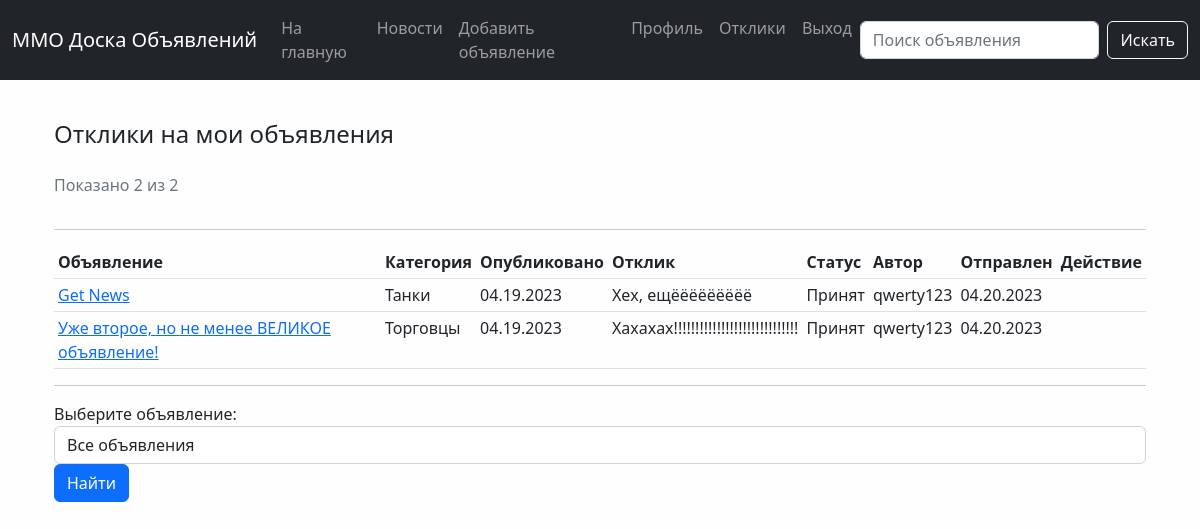
Screenshot of /replies/ (signed in) with the database file from the repository.
### board/models.py (models this page shows, shortened)
class Reply(models.Model):
    STATUSES = [
        ('C', 'Создан'),
        ('A', 'Принят'),
        ('R', 'Отклонен'),
    ]
    text = models.CharField('Отклик', max_length=100)
    status = models.CharField(
        'Статус', max_length=1,
        choices=STATUSES, default='C'
    )
    created_at = models.DateTimeField(auto_now_add=True)
    post = models.ForeignKey(
        Post,
        on_delete=models.CASCADE,
        related_name='reply',
        verbose_name='Объявление',
    )
    author = models.ForeignKey(
        User,
        on_delete=models.CASCADE,
        related_name='reply',
        verbose_name='Автор',
    )
    class Meta:
        verbose_name = 'Отклик'
        verbose_name_plural = 'Отклики'
        ordering = ['-created_at']
    def __str__(self):
        return self.text

class Post(models.Model):
    title = models.CharField(max_length=100)
    content = RichTextUploadingField()
    category = models.ForeignKey(
        'Category',
        related_name='posts',
        verbose_name='Категория',
        on_delete=models.PROTECT,
        blank=False
    )
    author = models.ForeignKey(
        User,
        related_name='posts',
        verbose_name='Автор',
        on_delete=models.CASCADE,
    )
    created_at = models.DateTimeField(
        auto_now_add=True
    )
    class Meta:
        verbose_name = 'Объявление'
        verbose_name_plural = 'Объявления'
        ordering = ['-created_at']
    def __str__(self):
        return self.title

class Category(models.Model):
    title = models.CharField(
        max_length=100,
        verbose_name='Название',
    )
    class Meta:
        verbose_name = 'Категория'
        verbose_name_plural = 'Категории'
        ordering = ['title']
    def __str__(self):
        return self.title

### board/views.py (the view, shortened to what this page needs)
# urls.py: path('replies/', ReplyList.as_view(), name='replies'),
class ReplyList(LoginRequiredMixin, ListView):
    model = Reply
    template_name = 'board/reply_list.html'
    paginate_by = 10
    context_object_name = 'replies'
    def get_queryset(self):
        self.selected_post_id = self.request.GET.get('post_id')
        replies = Reply.objects.filter(post__author=self.request.user)
        if self.selected_post_id:
            return replies.filter(post__id=self.selected_post_id)
        else:
            return replies
    def get_context_data(self, *, object_list=None, **kwargs):
        context = super().get_context_data(**kwargs)
        context['selected_post_id'] = int(self.selected_post_id) if self.selected_post_id else None
        return context

### board/templates/board/reply_list.html (shortened to what this page needs)
{% extends 'base.html' %}
{% block content %}
    <div class="container">
        <h4 class="my-4">Отклики на мои объявления</h4>
        <div class="row mb-3">
            <div class="col-6">
                <p class="text-muted">Показано {{ replies|length }} из {{ paginator.count }}</p>
            </div>
        </div>
        <hr>
        {% if replies %}
            <table class="table table-hover table-sm">
                <thead>
                <tr>
                    <th>Объявление</th>
                    <th>Категория</th>
                    <th>Опубликовано</th>
                    <th>Отклик</th>
                    <th>Статус</th>
                    <th>Автор</th>
                    <th>Отправлен</th>
                    <th>Действие</th>
                </tr>
                </thead>
                <tbody>
                {% for reply in replies %}
                    <tr>
                        <td><a href="/board/posts/{{ reply.post.id }}">{{ reply.post }}</a></td>
                        <td>{{ reply.post.category }}</td>
                        <td>{{ reply.post.created_at|date:'m.d.Y' }}</td>
                        <td>{{ reply }}</td>
                        <td>{{ reply.get_status_display }}</td>
                        <td>{{ reply.author }}</td>
                        <td>{{ reply.created_at|date:'m.d.Y' }}</td>
                        <td>
                        </td>
                    </tr>
                {% endfor %}
                </tbody>
            </table>
        {% else %}
            <p class="text-muted">Нет откликов</p>
        {% endif %}
        <hr>
        <form method="get">
            <div class="form-group">
                <label for="post_id">Выберите объявление:</label>
                <select class="form-control" id="post_id" name="post_id">
                    <option value="">Все объявления</option>
                </select>
            </div>
            <div class="text-right">
                <input type="submit" class="btn btn-primary" value="Найти"/>
            </div>
        </form>
    </div>
{% endblock content %}

### MMORPG_Board/static/css/style.css (style rules this page uses)
body { background-color: #fefefe; }

### rows the page displays
Reply: post "Get News", post.category "Танки", post.created_at "04.19.2023", text "Хех, ещёёёёёёёёё", status "Принят", author "qwerty123", created_at "04.20.2023"
Reply: post "Уже второе, но не менее ВЕЛИКОЕ объявление!", post.category "Торговцы", post.created_at "04.19.2023", text "Хахахах!!!!!!!!!!!!!!!!!!!!!!!!!!!!!", status "Принят", author "qwerty123", created_at "04.20.2023"

### other values shown
{{ replies|length }} "2"
{{ paginator.count }} "2"
